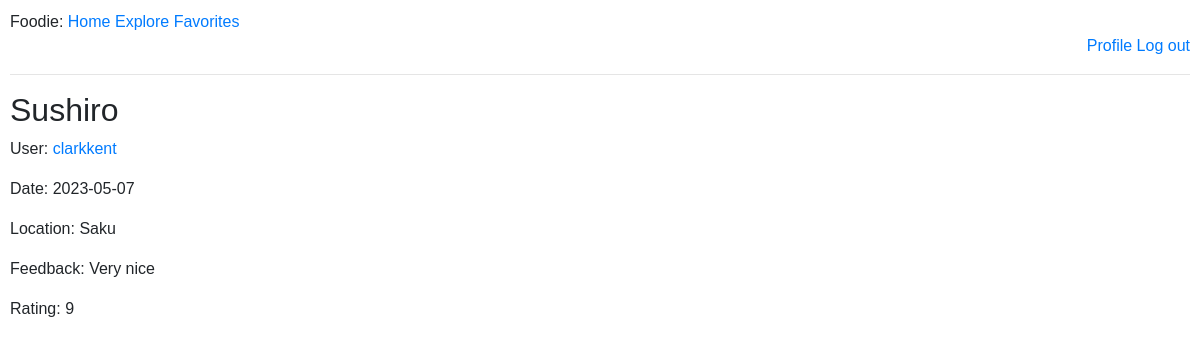
The page /review/6 (signed in) on the database its author committed.
### tables this page shows
CREATE TABLE reviews(
        id INTEGER PRIMARY KEY,
        name VARCHAR(100),
        timestamp TEXT,
        stars INTEGER,
        content TEXT,
        location TEXT,
        user_id INTEGER,
        FOREIGN KEY (user_id) REFERENCES users(id) on delete cascade
    );

CREATE TABLE users (
        id INTEGER PRIMARY KEY,
        name TEXT,
        surname TEXT,
        country TEXT,
        username TEXT,
        email TEXT,
        password TEXT
    );

### app.py (the view)
@app.route('/review/<int:id>')
@token_required
def review(id):
    data = jwt.decode(session['token'], token_key, algorithms=['HS256'])
    user_id_title = data['user_id']
    query = f"SELECT user_id, name, location, DATE(timestamp), content, stars, id, user_id from reviews where id={id}"
    db = database_worker('social_net.db')
    post = db.search(query=query)
    post_id = post[0][6]
    if post:
        user_id = post[0][0]
        query_user = f"SELECT username from users where id={user_id}"
        username = db.search(query=query_user)
        post = list(post[0])
        post[0] = username[0][0]
        post[6] = user_id
        post[4] = post[4].split(',')
        post = tuple(post)
        query_follow = f"SELECT * from follow where follower={user_id_title} and followed={post[6]}"
        follow = db.search(query=query_follow)
        if follow:
            follow = True
        else:
            follow = False
        return render_template('review.html', title=f'{post[0]}', post=post, login=True, user_id=user_id_title,
                                   follow=follow)
    return render_template('review.html', title=f'{post[0]}', login=True, user_id=user_id_title)

### app.py (called while the page is built)
def token_required(f):
    @wraps(f)
    def decorated(*args, **kwargs):
        if 'token' not in session:
            print("No token")
            return redirect(url_for('login'))
        try:
            print("Decoding token")
            data = jwt.decode(session['token'], token_key, algorithms=['HS256'])
        except:
            print("Wrong Token")
            return redirect(url_for('login'))
        return f(*args, **kwargs)
    return decorated

### my_lib.py (called while the page is built)
    def search(self, query):
        result = self.cursor.execute(query).fetchall()
        return result

### templates/review.html
{% extends "base.html" %}
{% block content %}
    <h2>{{ post[1] }}</h2>
    <p>User: <a href="{{ url_for('profile', user_id=post[7]) }}">{{ post[0] }}</a></p>
    <p>Date: {{ post[3] }}</p>
    <p>Location: {{ post[2] }}</p>
    <p>Feedback: {{ post[4][0] }}</p>
    <p>Rating: {{ post[5] }}</p>
{% endblock %}

### static/registration.css (style rules this page uses)
body, button, input, select, textarea, h1, h2, h3, h4, h5, h6, p, span, div, a { font-family: Arial, sans-serif; }

### static/my_style.css (style rules this page uses)
body, button, input, select, textarea, h1, h2, h3, h4, h5, h6, p, span, div, a { font-family: Arial, sans-serif; }
body { margin: 10px; }

### rows shown on the page
reviews: name "Sushiro", location "Saku", content "Very nice"
users: username "clarkkent"

### other values the page prints
{{ post[3] }} "2023-05-07"
{{ post[5] }} "9"
